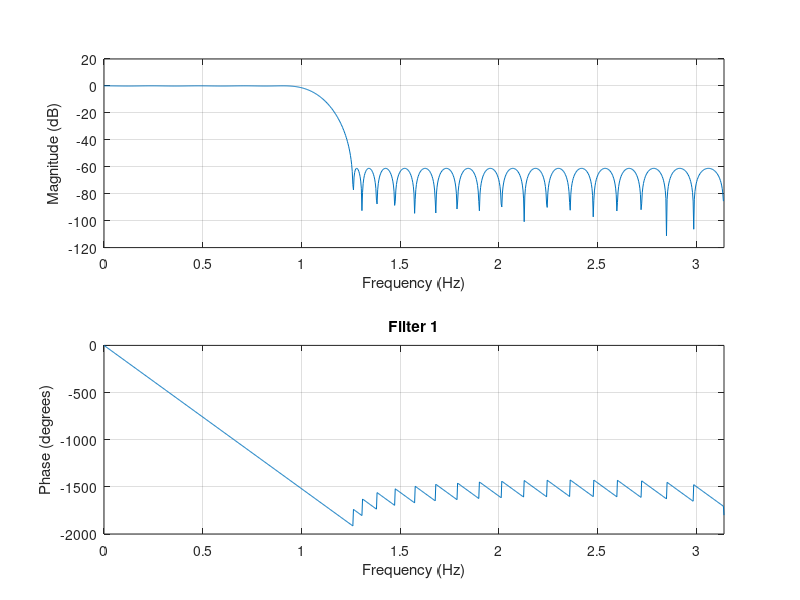
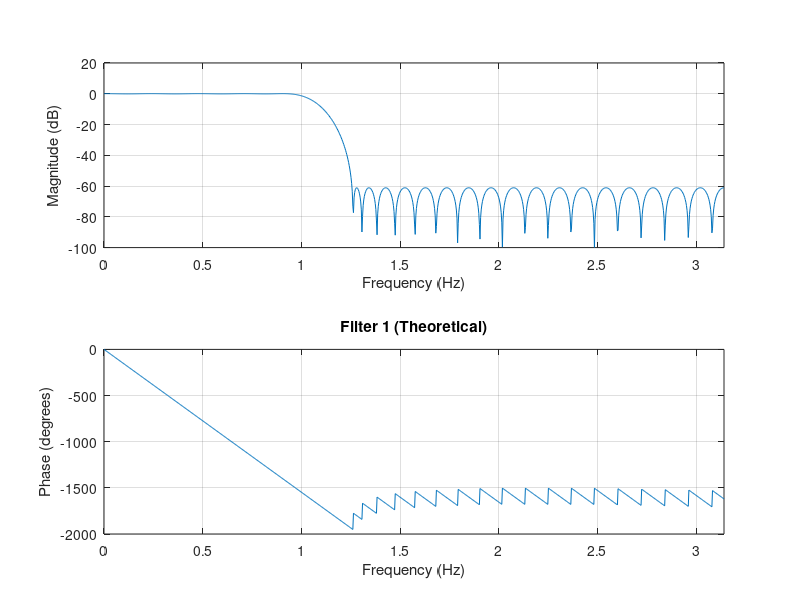

Source code (MATLAB) for these figures, in order:
close all;
clc;

%% QUESTION 1.1.A %%

%Filter 1 -> Chebyshev I because we can have more ripples in pb than in sb

%Filter 2 -> Chebyshev I because we can have more ripples in pb than in sb

%Filter 3 -> Chebyshev I because we can have more ripples in pb than in sb
%         -> Butterworth because we need an abrupt fall

%Filter 4 -> Chebyshev I because we can have more ripples in pb than in sb
%         -> Butterworth because we need an abrupt fall

%% QUESTION 1.1.B %%

%firpmord finds the approximate order, normalized frequency band edges,
%frequency band amplitudes, and weights that meet input specifications

%Filter 1
wT1 = [0.3 0.4]*pi;                             % Cutoff frequencies
b1 = [1 0];                                     % Desired amplitudes
d1 = [0.01 0.001];                              % Ripples
fs1 = 2*pi;                                     % Sampling frequency
[N1, F1, D1, W1] = firpmord(wT1, b1, d1, fs1);  % Function

%Filter 2
wT2 = [0.3 0.4]*pi;                             % Cutoff frequencies
b2 = [1 0];                                     % Desired amplitudes
d2 = [0.001 0.0001];                            % Ripples
fs2 = 2*pi;                                     % Sampling frequency
[N2, F2, D2, W2] = firpmord(wT2, b2, d2, fs2);  % Function

%Filter 3
wT3 = [0.39 0.4]*pi;                            % Cutoff frequencies
b3 = [1 0];                                     % Desired amplitudes
d3 = [0.01 0.001];                              % Ripples
fs3 = 2*pi;                                     % Sampling frequency
[N3, F3, D3, W3] = firpmord(wT3, b3, d3, fs3);  % Function

%Filter 4
wT4 = [0.69 0.7]*pi;                            % Cutoff frequencies
b4 = [1 0];                                     % Desired amplitudes
d4 = [0.01 0.001];                              % Ripples
fs4 = 2*pi;                                     % Sampling frequency
[N4, F4, D4, W4] = firpmord(wT4, b4, d4, fs4);  % Function

%% QUESTION 1.1.C %%

wT = [0.3 0.4]*pi;                              % Cutoff frequencies
b = [1 0];                                      % Desired amplitudes
d = [0.01 0.001];                               % Ripples
fs = 2*pi;                                      % Sampling frequency
[N, F, D, W] = firpmord(wT, b, d, fs);          % Function
h = firpm(N, F, D, W);                          % Function

figure;
freqz(h,1,1024,fs)
title('Filter 1')

%Does not exactly satisfy the requirements because it's only an estimation
%of the order required. In practice, firpm.m must be called several times,
%with increasing or decreasing order, in order to find a filter of minimum
%order that satisfies the specification at hand. The estimated order is,
%however, for most practical cases close to the minimum order which means
%that only a few function calls need to be done.

%By hand, our minimum filter degree is 53.333 = 54, so:

N1 = 54;
h1 = firpm(N1, F, D, W);

figure;
freqz(h1,1,1024,fs)
title('Filter 1 (Theoretical)')

%Now it looks more accurate

%% QUESTION 1.1.D %%

%% QUESTION 1.2.A %%

%% QUESTION 1.2.B %%

%% QUESTION 1.2.C %%

%% QUESTION 1.3.A %%

%% QUESTION 1.3.B %%

%% QUESTION 1.3.C %%
